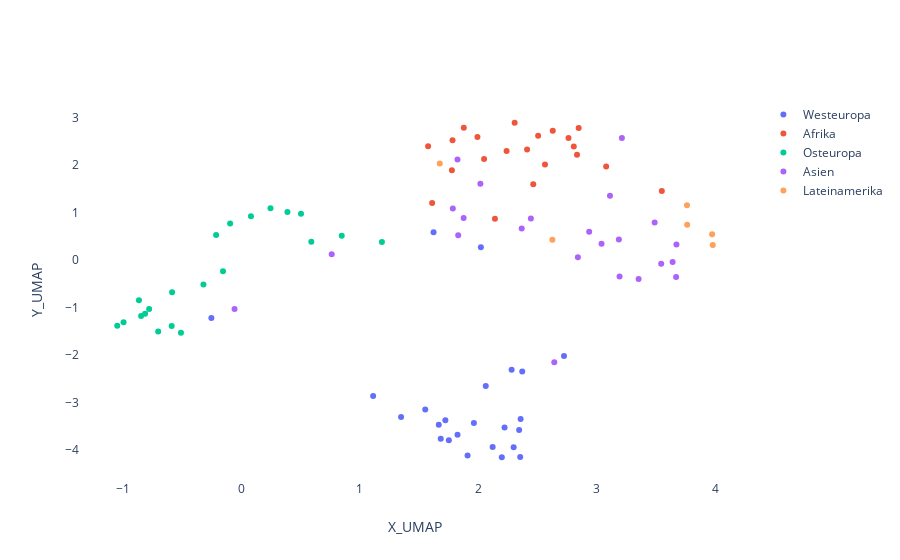

Notebook code for this chart:
### Markdown cell above
Interaktive Version der obigen Grafik, in der Ländernamen eingeblendet werden können.

### Code cell
un_groups = ["UN_AfricanGroup","UN_AsiaGroup","UN_EastEUGroup","UN_LatinAmerica","UN_WestEuropeGroup"]

vector_df_africa = vector_df[vector_df.UN_AfricanGroup==1]
vector_df_asia = vector_df[vector_df.UN_AsiaGroup==1]
vector_df_easteu = vector_df[vector_df.UN_EastEUGroup==1]
vector_df_latinamerica = vector_df[vector_df.UN_LatinAmerica==1]
vector_df_westeu = vector_df[vector_df.UN_WestEuropeGroup==1]


fig = {
    'data': [
        {
  			'x': vector_df_westeu.X_UMAP, 
        	'y': vector_df_westeu.Y_UMAP, 
        	'text': vector_df_westeu.index, 
        	'mode': 'markers', 
        	'name': 'Westeuropa',
            "textposition":"middle right"},
  		{
  			'x': vector_df_africa.X_UMAP, 
        	'y': vector_df_africa.Y_UMAP, 
        	'text': vector_df_africa.index, 
        	'mode': 'markers', 
        	'name': 'Afrika',
            "textposition":"middle right"},
        {
  			'x': vector_df_easteu.X_UMAP, 
        	'y': vector_df_easteu.Y_UMAP, 
        	'text': vector_df_easteu.index, 
        	'mode': 'markers', 
        	'name': 'Osteuropa',
            "textposition":"middle right"},
      	{
  			'x': vector_df_asia.X_UMAP, 
        	'y': vector_df_asia.Y_UMAP, 
        	'text': vector_df_asia.index, 
        	'mode': 'markers', 
        	'name': 'Asien',
            "textposition":"middle right"},


      	{
  			'x': vector_df_latinamerica.X_UMAP, 
        	'y': vector_df_latinamerica.Y_UMAP, 
        	'text': vector_df_latinamerica.index, 
        	'mode': 'markers', 
        	'name': 'Lateinamerika',
            "textposition":"middle right"},

    ],
    'layout': {
        'xaxis': {'title': 'X_UMAP'},
        'yaxis': {'title': "Y_UMAP"},
        "plot_bgcolor": "rgb(255, 255, 255)",
       # "width": 2000,
        #"height": 1300, #or more
        #"autosize": False
    }
}

plotly.offline.iplot(fig, filename='basic-scatter')

### Figure 1 — Plotly figure (JSON) as saved in the notebook; plotly's stock layout.template omitted (floating-point values rounded to 4 significant figures)
{"data": [{"mode": "markers", "name": "Westeuropa", "text": ["australien", "belgien", "dänemark", "finnland", "frankreich", "griechenland", "irland", "island", "israel", "italien", "kanada", "luxemburg", "malta", "neuseeland", "niederlande", "norwegen", "österreich", "portugal", "schweden", "schweiz", "spanien", "türkei", "usa", "vereinigtes_königreich"], "textposition": "middle right", "type": "scatter", "x": [2.281, 2.344, 1.752, 1.349, 2.222, 2.353, 1.91, 1.113, 2.022, 2.298, 2.37, 1.683, -0.2517, 2.063, 1.667, 1.553, 1.825, 2.198, 1.722, 1.963, 2.121, 1.622, 2.723, 2.357], "y": [-2.309, -3.574, -3.79, -3.303, -3.522, -4.141, -4.114, -2.861, 0.2708, -3.94, -2.344, -3.76, -1.22, -2.648, -3.465, -3.145, -3.677, -4.148, -3.368, -3.43, -3.931, 0.5895, -2.018, -3.344]}, {"mode": "markers", "name": "Afrika", "text": ["ägypten", "algerien", "angola", "äthiopien", "ghana", "kenia", "kongo", "libyen", "mali", "mosambik", "namibia", "niger", "nigeria", "ruanda", "senegal", "somalia", "südafrika", "sudan", "südsudan", "tansania", "uganda"], "textposition": "middle right", "type": "scatter", "x": [2.464, 1.611, 1.993, 2.505, 2.833, 2.563, 1.782, 2.14, 2.806, 2.239, 3.079, 2.847, 2.412, 1.878, 2.761, 2.049, 3.548, 1.777, 1.577, 2.307, 2.628], "y": [1.595, 1.202, 2.592, 2.619, 2.216, 2.015, 2.523, 0.8716, 2.39, 2.299, 1.971, 2.783, 2.33, 2.788, 2.572, 2.127, 1.455, 1.893, 2.398, 2.892, 2.721]}, {"mode": "markers", "name": "Osteuropa", "text": ["albanien", "armenien", "aserbaidschan", "belarus", "bosnien_und_herzegowina", "bulgarien", "estland", "georgien", "kroatien", "lettland", "litauen", "mazedonien", "montenegro", "polen", "rumänien", "serbien", "slowakei", "slowenien", "tschechien", "ukraine", "ungarn"], "textposition": "middle right", "type": "scatter", "x": [0.08225, 1.187, 0.8481, -0.1534, -0.09342, -0.583, -0.5865, 0.5913, -0.2116, -0.5083, -0.7004, 0.247, 0.39, -0.7766, -1.046, 0.5045, -0.8627, -0.9926, -0.8108, -0.3187, -0.8443], "y": [0.9252, 0.3843, 0.5137, -0.2359, 0.77, -0.6781, -1.388, 0.3876, 0.5294, -1.53, -1.502, 1.094, 1.015, -1.029, -1.381, 0.975, -0.8455, -1.308, -1.129, -0.512, -1.176]}, {"mode": "markers", "name": "Asien", "text": ["afghanistan", "bangladesch", "china", "hongkong", "indien", "indonesien", "irak", "iran", "japan", "kambodscha", "kasachstan", "malaysia", "nepal", "nordkorea", "pakistan", "philippinen", "saudi_arabien", "singapur", "südkorea", "syrien", "thailand", "vietnam", "zypern"], "textposition": "middle right", "type": "scatter", "x": [2.018, 3.211, 2.84, 3.352, 3.186, 2.935, 1.876, 1.831, 2.641, 1.824, 0.7634, 3.671, 3.111, 2.366, 3.04, 3.669, 2.443, 3.192, 3.639, 1.785, 3.543, 3.488, -0.05618], "y": [1.609, 2.571, 0.06001, -0.3966, 0.4368, 0.5999, 0.8888, 0.5215, -2.147, 2.12, 0.1225, 0.3302, 1.356, 0.6651, 0.3432, -0.3553, 0.8778, -0.3429, -0.03728, 1.086, -0.07671, 0.7932, -1.027]}, {"mode": "markers", "name": "Lateinamerika", "text": ["argentinien", "brasilien", "chile", "kolumbien", "kuba", "mexiko"], "textposition": "middle right", "type": "scatter", "x": [3.978, 3.972, 3.76, 1.675, 2.625, 3.762], "y": [0.318, 0.544, 1.156, 2.032, 0.4281, 0.7455]}], "layout": {"plot_bgcolor": "rgb(255, 255, 255)", "xaxis": {"title": {"text": "X_UMAP"}}, "yaxis": {"title": {"text": "Y_UMAP"}}}}
